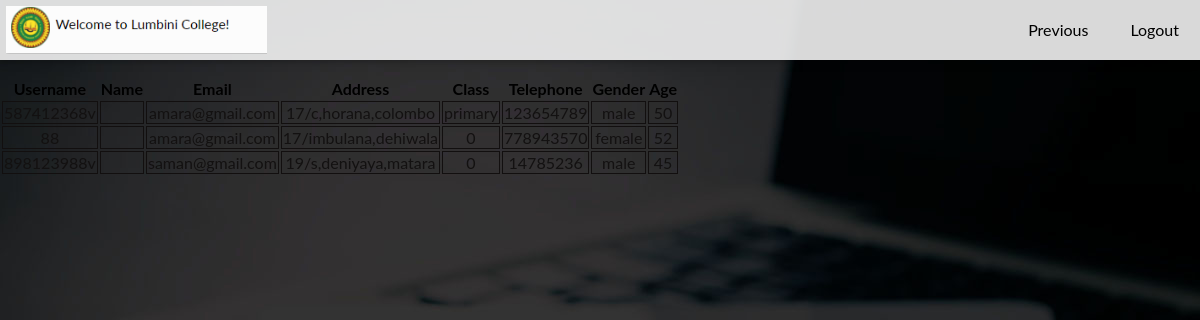
/prin_viewusers.php, run on the app's committed database.
### tables this page shows
CREATE TABLE `principals_info` (
  `username` varchar(40) NOT NULL,
  `email` varchar(40) NOT NULL,
  `address` varchar(40) NOT NULL,
  `class` varchar(30) NOT NULL,
  `telephone` int(30) NOT NULL,
  `gender` varchar(30) NOT NULL,
  `age` int(30) NOT NULL,
  `pro_pic` varchar(30) NOT NULL
);

### prin_viewusers.php (the view, shortened to what this page needs)
<html>
	<head>
		<link rel="stylesheet" type="text/css" href="css/viewusers.css">
		<link rel="stylesheet" type="text/css" href="css/style1.css"></li>
	</head>
		<body class="font">
        <div class="nav-fixed font">
            <a href="logout.php"> <img src="images/logo.png"></a>
            <a href="logout.php" class="nav-page"> Logout </a>
            <a href="admin.php" class="nav-page">Previous </a>
        </div>
        <div>
        	<br>
            <br>
            <br>
            <br>
        </div>
<?php
 include("connection.php");
$query="SELECT * FROM principals_info";
$result=mysqli_query($con,$query);
$numrow = mysqli_num_rows($result);
echo "
			<table>
			 	<tr>
			 		<th> Username </th>
			 		<th> Name </th>
			 		<th> Email</th>
			 		<th> Address </th>
			 		<th> Class </th>
			 		<th> Telephone </th>
			 		<th> Gender </th>
			 		<th> Age</th>
			 	</tr>";
if($numrow>0){
	while($row = mysqli_fetch_assoc($result)){
		$username=$row['username'];
		$names =$row['names'];
		$email=$row['email'];
		$address=$row['address'];
		$class=$row['class'];
		$telephone=$row['telephone'];
		$gender=$row['gender'];
		$age=$row['age'];
		echo '<tr>
			 		<td>'.$username.'</td>
			 		<td>'.$names.'</td>
			 		<td>'.$email.'</td>
			 		<td>'.$address.'</td>
			 		<td>'.$class.'</td>
			 		<td>'.$telephone.'</td>
			 		<td>'.$gender.'</td>
			 		<td>'.$age.'</td>
			 	</tr>';
	}
	echo "</table><br>";
}
?>
</body>
</html>

### css/viewusers.css (style rules this page uses)
body { background-image: url(images/footer.jpg); }
table td { color:hsl(0, 7%, 7%); border:1px solid; border-color: #120f0f; text-align: center; font-size: 16px; }

### css/style1.css (style rules this page uses)
.font { font-size: 12pt !important; font-family: "Lato" !important; }
a { text-decoration: none; color: inherit; }
html { height: 100%; box-sizing: border-box; }
body { position: relative; margin: 0; padding-bottom: 5rem; min-height: 100%; background-color: rgba(255, 255, 510.08); }
*, *::before, *::after { box-sizing: border-box; }
::placeholder { opacity: 0.5; }
.nav-fixed { overflow: hidden; background-color: rgba(255,255,255,0.85); position: fixed; top: 0; width: 100%; height: 60px; right: 0; z-index: 9999; box-shadow:0 2px 5px 0 rgba(0,0,0,0.16),0 2px 10px 0 rgba(0,0,0,0.12); }
.nav-fixed .nav-page { float: right; height: 80%; margin-top: 6px; display: block; color:rgba(0,0,0); text-align: center; padding: 14px 16px 16px 16px; text-decoration: none; font-family: inherit; margin-right: 5px; margin-left: 5px; transition: all 300ms; -webkit-transition: all 300ms; user-drag: none; user-select: none; -moz-user-select: none; -webkit-user-drag: none; -webkit-user-select: none; -ms-user-select: none; }
.nav-fixed img { max-height: 100%; float: left; padding: 0.4rem; }

### data on the page
principals_info: email "amara@gmail.com", address "17/c,horana,colombo", class "primary", telephone "123654789", gender "male", age "50"
principals_info: email "amara@gmail.com", address "17/imbulana,dehiwala", class "0", telephone "778943570", gender "female", age "52"
principals_info: username "898123988v", email "saman@gmail.com", address "19/s,deniyaya,matara", class "0", telephone "14785236", gender "male", age "45"
